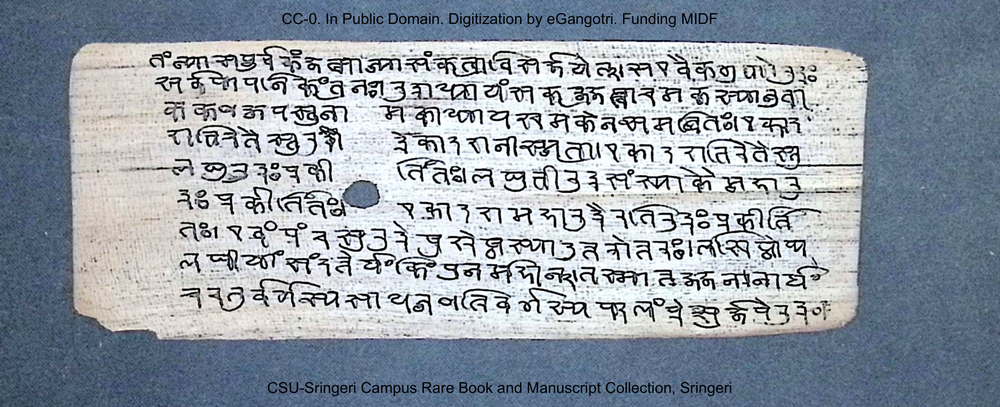
#> input picture data/test_images/sample_palmleaf.png, 1000 x 407 px, shrunk from 2048 x 834 before the run
$ python -i degrade.py   (imports and definitions only)
#> lines starting #> are read from the running program, lines starting #| are printed output that depends on the picture
"""Synthetic degradations matching the robustness requirements of the task."""
import cv2
import numpy as np


def skew(img, deg):
    h, w = img.shape[:2]
    M = cv2.getRotationMatrix2D((w / 2, h / 2), deg, 1.0)
    border = tuple(int(v) for v in np.median(img[:10, :10].reshape(-1, 3), axis=0))
    return cv2.warpAffine(img, M, (w, h), borderValue=border)


def uneven_light(img, strength=0.45):
    h, w = img.shape[:2]
    yy, xx = np.mgrid[0:h, 0:w].astype(np.float32)
    g = 1.0 - strength * ((xx / w) * 0.7 + (yy / h) * 0.3)
    return np.clip(img.astype(np.float32) * g[..., None], 0, 255).astype(np.uint8)


def stains(img, n=5, seed=1):
    rng = np.random.default_rng(seed)
    out = img.astype(np.float32)
    h, w = img.shape[:2]
    for _ in range(n):
        m = np.zeros((h, w), np.float32)
        cv2.circle(m, (int(rng.integers(0, w)), int(rng.integers(0, h))), int(rng.integers(40, 160)), 1.0, -1)
        m = cv2.GaussianBlur(m, (0, 0), 25)[..., None]
        out = out * (1 - 0.35 * m) + np.array([40, 90, 140], np.float32) * 0.35 * m
    return np.clip(out, 0, 255).astype(np.uint8)


def blur_noise(img, sigma=1.4, noise=9, seed=2):
    rng = np.random.default_rng(seed)
    out = cv2.GaussianBlur(img, (0, 0), sigma).astype(np.float32)
    out += rng.normal(0, noise, out.shape)
    return np.clip(out, 0, 255).astype(np.uint8)


def fade(img, amount=0.45):
    """Faded ink: pull everything toward the paper colour."""
    bg = np.percentile(img.reshape(-1, 3), 90, axis=0)
    return np.clip(img * (1 - amount) + bg * amount, 0, 255).astype(np.uint8)


def all_degradations(img):
    return blur_noise(stains(uneven_light(skew(fade(img, 0.35), 2.5))))

>>> import cv2
>>> picture = cv2.imread('../data/test_images/sample_palmleaf.png')
#> picture is the input picture: shape (407, 1000, 3); mean B, G, R 165.1, 154.8, 145.7
>>> result = all_degradations(picture)
#> in fade, `bg = np.percentile(img.reshape(-1, 3), 90, axis=0)`: bg = [250, 245, 240]
#> in fade, `return np.clip(img * (1 - amount) + bg * amount, 0, 255).astype(np.uin..`:
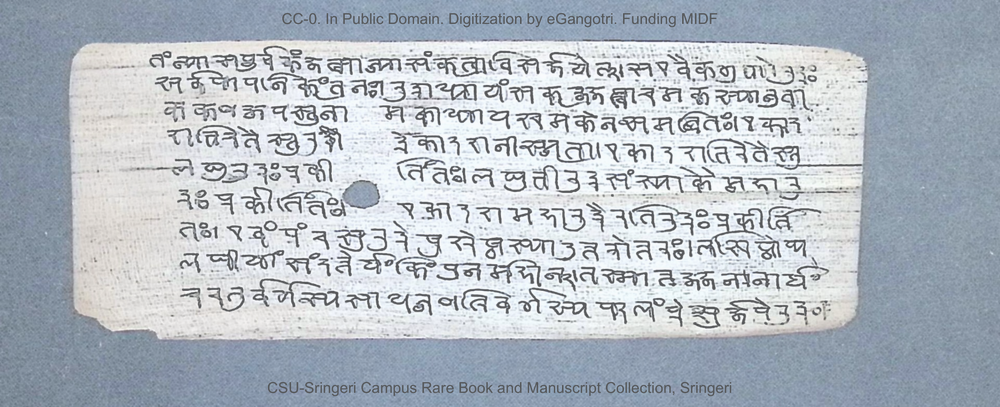
#> returned value: shape (407, 1000, 3); mean of channels 0, 1, 2 194.3, 185.9, 178.2; drawn as B, G, R
#> in skew, `h, w = img.shape[:2]`: h = 407; w = 1000
#> in skew, `M = cv2.getRotationMatrix2D((w / 2, h / 2), deg, 1.0)`: M = [[0.999, 0.0436, -8.4], [-0.0436, 0.999, 22]]
#> in skew, `border = tuple(int(v) for v in np.median(img[:10, :10].reshape(-1, 3),..`: border = (158, 144, 129)
#> in skew, `return cv2.warpAffine(img, M, (w, h), borderValue=border)`:
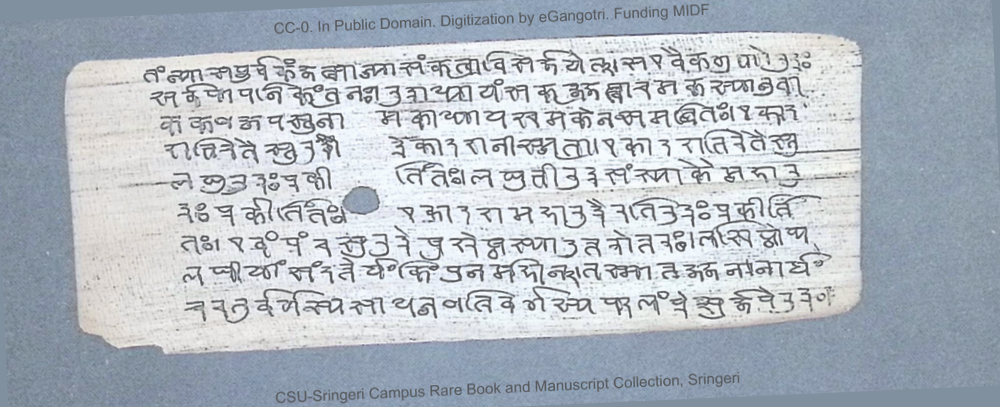
#> returned value: shape (407, 1000, 3); mean of channels 0, 1, 2 194, 185.7, 178; drawn as B, G, R
#> in uneven_light, `h, w = img.shape[:2]`: h = 407; w = 1000
#> in uneven_light, `yy, xx = np.mgrid[0:h, 0:w].astype(np.float32)`:
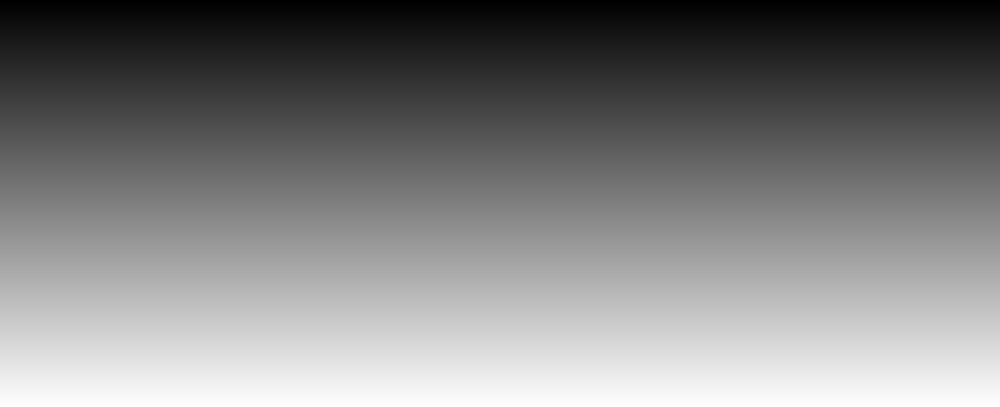
#> yy: shape (407, 1000) float32; min 0, max 406, mean 203; drawn with min black and max white
#> in uneven_light, `yy, xx = np.mgrid[0:h, 0:w].astype(np.float32)`:
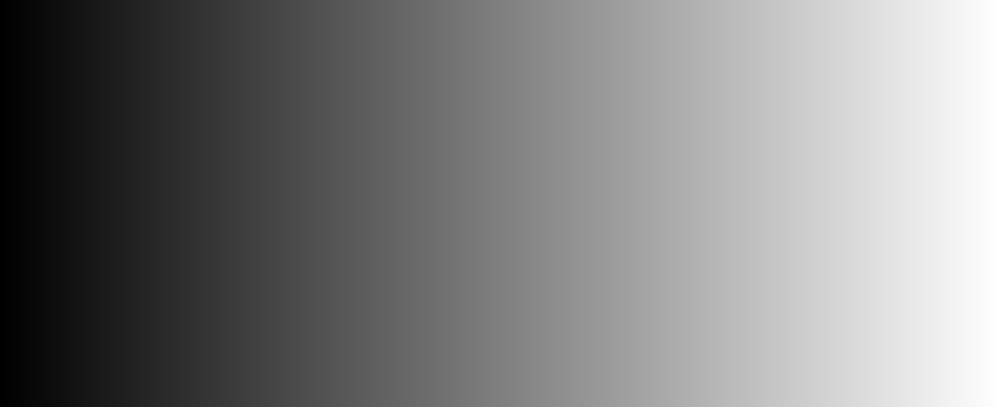
#> xx: shape (407, 1000) float32; min 0, max 999, mean 499.5; drawn with min black and max white
#> in uneven_light, `g = 1.0 - strength * ((xx / w) * 0.7 + (yy / h) * 0.3)`:
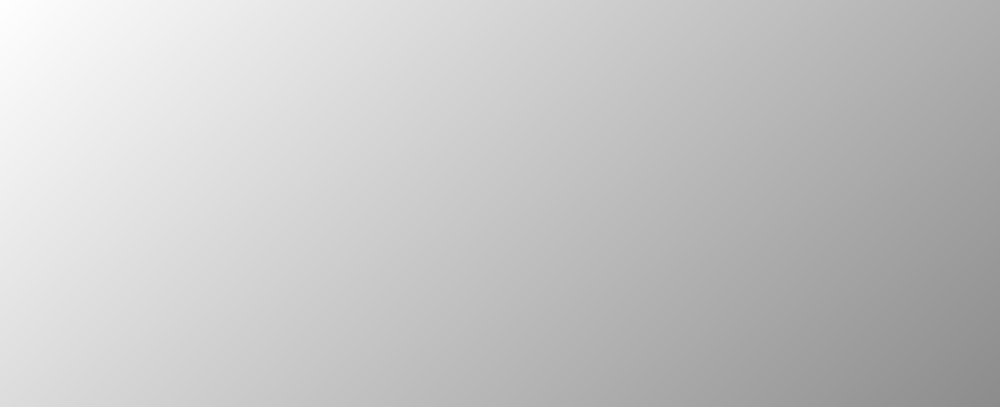
#> g: shape (407, 1000) float32; min 0.551, max 1, mean 0.775
#> after the loop in stains, `for _ in range(n):`:
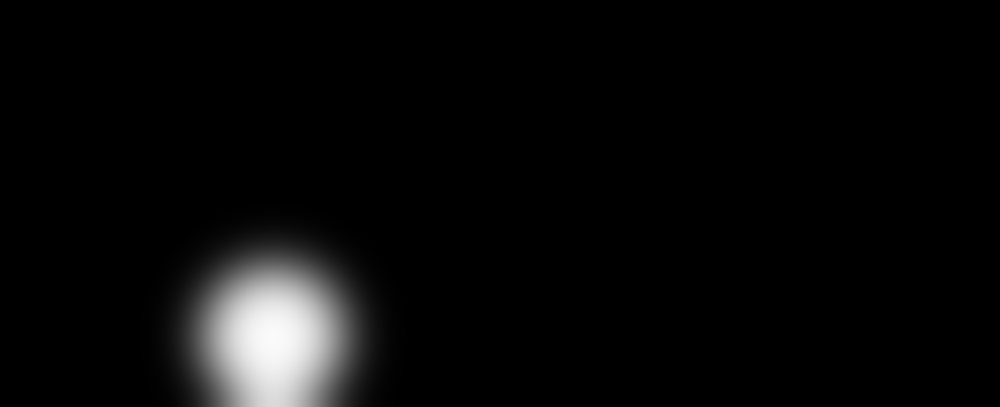
#> m: shape (407, 1000, 1) float32; min 0, max 0.982, mean 0.0379
#> in blur_noise, `out = cv2.GaussianBlur(img, (0, 0), sigma).astype(np.float32)`:
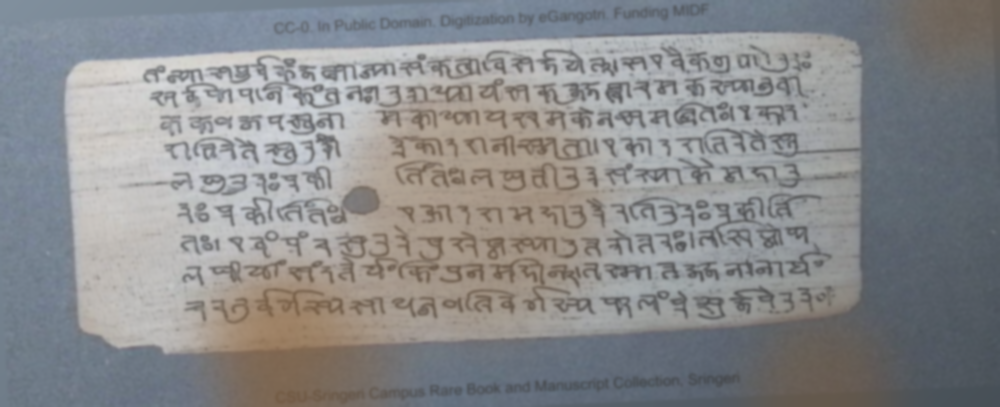
#> out: shape (407, 1000, 3) float32; mean of channels 0, 1, 2 139.5, 138.1, 137.4; drawn as B, G, R

$ run again, on data/test_images/sample_paper.png
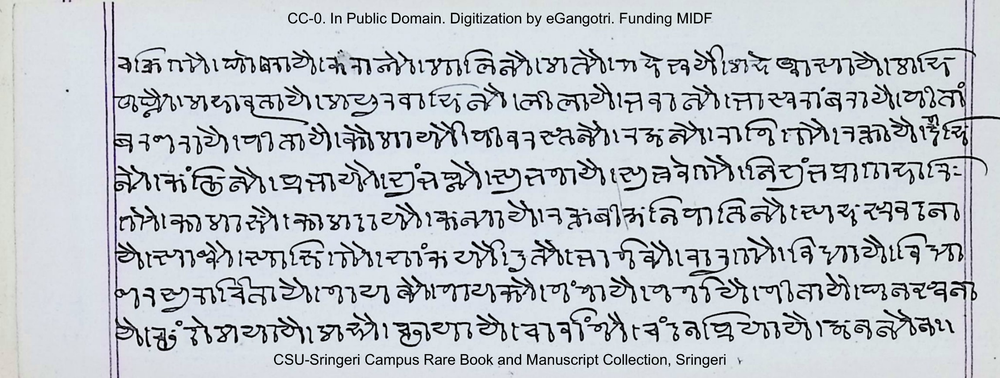
#> input picture data/test_images/sample_paper.png, 1000 x 378 px, shrunk from 2047 x 774 before the run
#> picture is the input picture: shape (378, 1000, 3); mean B, G, R 203.4, 197.8, 192.5
#> bg = [236, 228, 222]
#> in skew, `h, w = img.shape[:2]`: h = 378; w = 1000
#> M = [[0.999, 0.0436, -7.77], [-0.0436, 0.999, 21.99]]
#> border = (219, 220, 218)
#> in skew, `return cv2.warpAffine(img, M, (w, h), borderValue=border)`:
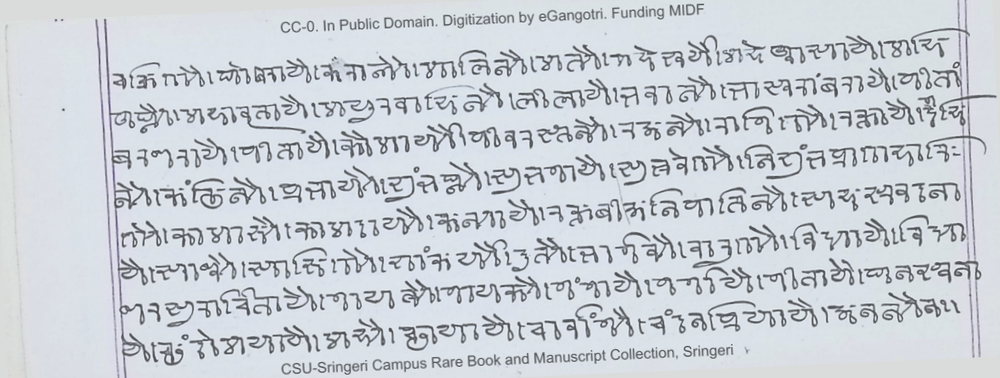
#> returned value: shape (378, 1000, 3); mean of channels 0, 1, 2 214.1, 207.9, 202.4; drawn as B, G, R
#> in uneven_light, `h, w = img.shape[:2]`: h = 378; w = 1000
#> in blur_noise, `out += rng.normal(0, noise, out.shape)`:
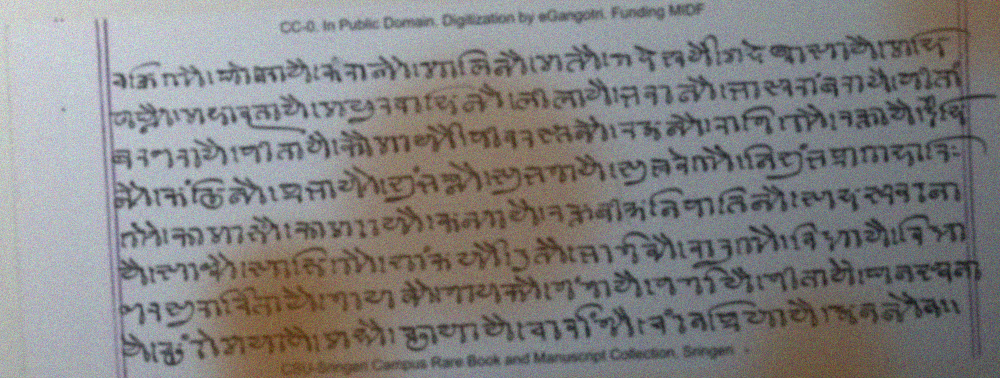
#> out: shape (378, 1000, 3) float32; mean of channels 0, 1, 2 153.9, 154.2, 155.2; drawn with min black and max white
